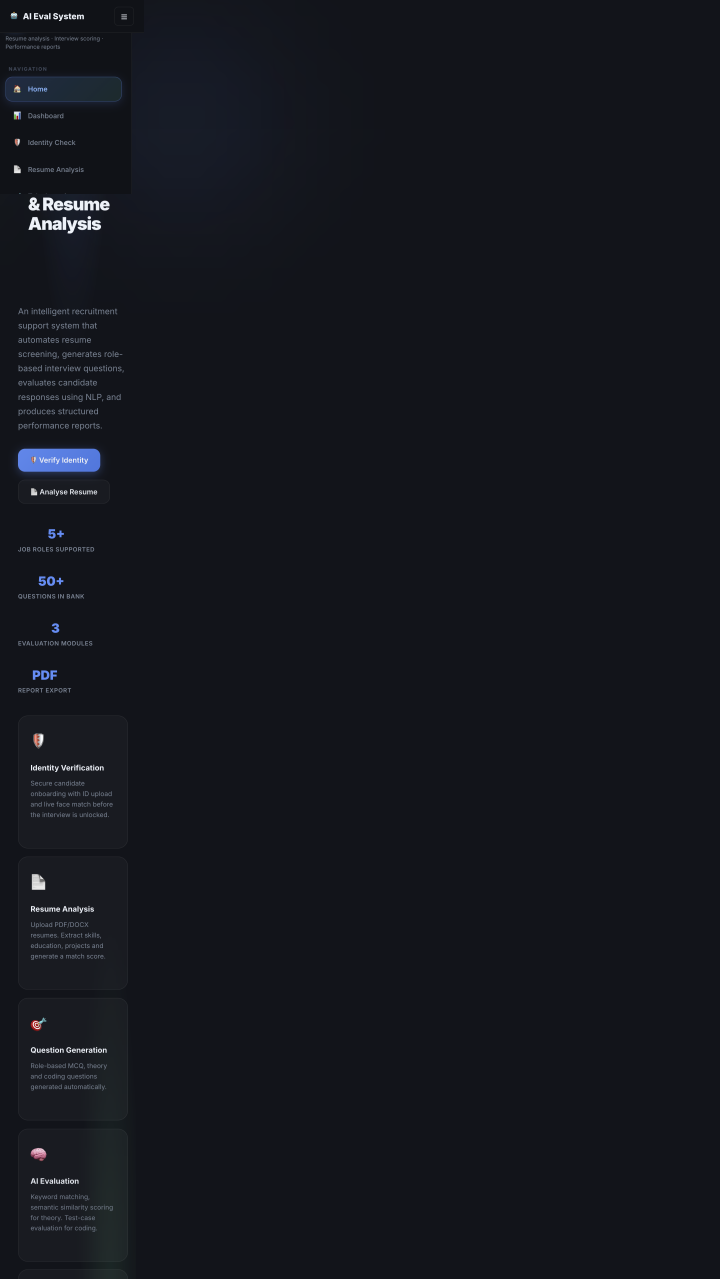
#> input picture reports/project_images/home.png, 2880 x 5116 px, found by its file name (shown at 1/4 size); the run also reads 1 picture not shown here
$ python generate_results_and_pdf.py
#> lines starting #> are read from the running program, lines starting #| are printed output that depends on the picture
#!/usr/bin/env python3
"""
Generate Results Section Output Image (6 screenshots with captions),
Complete Presentation PDF with all slide contents, and PPTX presentation.
"""

from pathlib import Path
import os
from PIL import Image as PILImage, ImageDraw, ImageFont, ImageFilter

ROOT = Path("/Users/viki/Final_Year_Project/reports")
IMG_DIR = ROOT / "project_images"
OUT_IMG_DIR = ROOT / "results_images"
OUT_IMG_DIR.mkdir(exist_ok=True, parents=True)

# 1. 6 Key result screenshots specification
RESULTS_ITEMS = [
    {
        "file": "home.png",
        "out_name": "result_1_home_landing.png",
        "title": "1. Portal Landing Page",
        "caption": "Candidate & Recruiter portal entry with feature overview and role navigation.",
    },
    {
        "file": "resume_analysis.png",
        "out_name": "result_2_resume_analysis.png",
        "title": "2. Resume Analysis & Skill Extraction",
        "caption": "Automated text parsing, skill detection, and job-match score calculation.",
    },
    {
        "file": "verification.png",
        "out_name": "result_3_identity_verification.png",
        "title": "3. Biometric ID Verification",
        "caption": "Candidate ID document upload and live selfie facial comparison.",
    },
    {
        "file": "interview.png",
        "out_name": "result_4_interview_evaluation.png",
        "title": "4. AI Interactive Interview",
        "caption": "Real-time technical MCQ, conceptual theory, and code evaluation interface.",
    },
    {
        "file": "recruiter_dashboard.png",
        "out_name": "result_5_recruiter_dashboard.png",
        "title": "5. Recruiter Analytics Dashboard",
        "caption": "Candidate performance rankings, analytics metrics, and leaderboard.",
    },
    {
        "file": "reports.png",
        "out_name": "result_6_evaluation_reports.png",
        "title": "6. AI Evaluation Report",
        "caption": "Multi-dimensional score breakdown, structured hiring insights, and PDF export.",
    },
]

def generate_individual_and_composite_results():
    print("Generating Individual Result Images & Composite Results Section Slide...")

    # Load fonts
    font_bold_title = ImageFont.truetype("/System/Library/Fonts/Supplemental/Arial.ttf", 46)
    font_sub = ImageFont.truetype("/System/Library/Fonts/Supplemental/Arial.ttf", 26)
    font_card_title = ImageFont.truetype("/System/Library/Fonts/Supplemental/Arial.ttf", 24)
    font_caption = ImageFont.truetype("/System/Library/Fonts/Supplemental/Arial.ttf", 18)

    # Canvas for 16:9 high-res slide (2400 x 1350)
    canvas_w, canvas_h = 2400, 1350
    slide = PILImage.new("RGB", (canvas_w, canvas_h), "#0f172a") # Elegant Dark Slate Navy
    draw = ImageDraw.Draw(slide)

    # Top Header Banner
    draw.rectangle([0, 0, canvas_w, 140], fill="#1e293b")
    draw.rectangle([0, 136, canvas_w, 140], fill="#3b82f6") # Blue accent line

    draw.text((60, 28), "Results and Discussion", font=font_bold_title, fill="#ffffff")
    draw.text((60, 88), "Key System Snapshots: Working Interface, AI Output & Evaluation Reports", font=font_sub, fill="#94a3b8")

    # 3 columns x 2 rows
    cols = 3
    rows = 2

    margin_x = 60
    margin_top = 170
    gap_x = 40
    gap_y = 35

    card_w = (canvas_w - (2 * margin_x) - ((cols - 1) * gap_x)) // cols  # ~733 px
    card_h = (canvas_h - margin_top - 40 - ((rows - 1) * gap_y)) // rows # ~552 px

    for i, item in enumerate(RESULTS_ITEMS):
        c = i % cols
        r = i // cols

        x = margin_x + c * (card_w + gap_x)
        y = margin_top + r * (card_h + gap_y)

        # Load source screenshot
        src_path = IMG_DIR / item["file"]
        if src_path.exists():
            orig_img = PILImage.open(src_path)

            # Save individual processed image with nice styling
            indiv_w, indiv_h = 1600, 1000
            indiv = PILImage.new("RGB", (indiv_w, indiv_h), "#ffffff")
            indiv_draw = ImageDraw.Draw(indiv)

            # Header on individual image
            indiv_draw.rectangle([0, 0, indiv_w, 80], fill="#1e293b")
            f_indiv_title = ImageFont.truetype("/System/Library/Fonts/Supplemental/Arial.ttf", 32)
            f_indiv_sub = ImageFont.truetype("/System/Library/Fonts/Supplemental/Arial.ttf", 22)
            indiv_draw.text((30, 24), item["title"], font=f_indiv_title, fill="#ffffff")

            # Fit image into indiv
            img_area_h = indiv_h - 140
            orig_aspect = orig_img.width / orig_img.height
            target_aspect = indiv_w / img_area_h

            if orig_aspect > target_aspect:
                scaled_w = indiv_w - 40
                scaled_h = int(scaled_w / orig_aspect)
            else:
                scaled_h = img_area_h - 20
                scaled_w = int(scaled_h * orig_aspect)

            resized_indiv = orig_img.resize((scaled_w, scaled_h), PILImage.Resampling.LANCZOS)
            paste_x = (indiv_w - scaled_w) // 2
            paste_y = 80 + (img_area_h - scaled_h) // 2
            indiv.paste(resized_indiv, (paste_x, paste_y))

            # Caption on indiv bottom
            indiv_draw.rectangle([0, indiv_h - 60, indiv_w, indiv_h], fill="#f8fafc")
            indiv_draw.line([0, indiv_h - 60, indiv_w, indiv_h - 60], fill="#e2e8f0", width=2)
            indiv_draw.text((30, indiv_h - 42), item["caption"], font=f_indiv_sub, fill="#334155")

            indiv.save(OUT_IMG_DIR / item["out_name"])

            # Prepare card for composite slide
            # Card background
            draw.rounded_rectangle([x, y, x + card_w, y + card_h], radius=14, fill="#1e293b", outline="#334155", width=2)

            # Card Title Header
            draw.rectangle([x, y, x + card_w, y + 48], fill="#0f172a")
            draw.text((x + 16, y + 12), item["title"], font=font_card_title, fill="#38bdf8")

            # Image area
            img_box_h = card_h - 110
            img_box_w = card_w - 20

            # Fit screenshot inside card
            orig_crop = orig_img
            # For home page (which is very tall 5116px), crop upper impactful section
            if item["file"] == "home.png":
                crop_h = int(orig_img.width * (10 / 16))
                orig_crop = orig_img.crop((0, 0, orig_img.width, min(crop_h + 300, orig_img.height)))

            c_aspect = orig_crop.width / orig_crop.height
            box_aspect = img_box_w / img_box_h

            if c_aspect > box_aspect:
                target_w = img_box_w
                target_h = int(img_box_w / c_aspect)
            else:
                target_h = img_box_h
                target_w = int(img_box_h * c_aspect)

            scaled_card_img = orig_crop.resize((target_w, target_h), PILImage.Resampling.LANCZOS)
            img_x = x + (card_w - target_w) // 2
            img_y = y + 54 + (img_box_h - target_h) // 2

            slide.paste(scaled_card_img, (img_x, img_y))
            # Border around screenshot inside card
            draw.rectangle([img_x, img_y, img_x + target_w, img_y + target_h], outline="#475569", width=1)

            # Caption bottom
            caption_y = y + card_h - 52
            draw.rectangle([x, caption_y, x + card_w, y + card_h], fill="#0f172a")
            draw.text((x + 14, caption_y + 14), item["caption"], font=font_caption, fill="#cbd5e1")
#> this loop made 6 passes
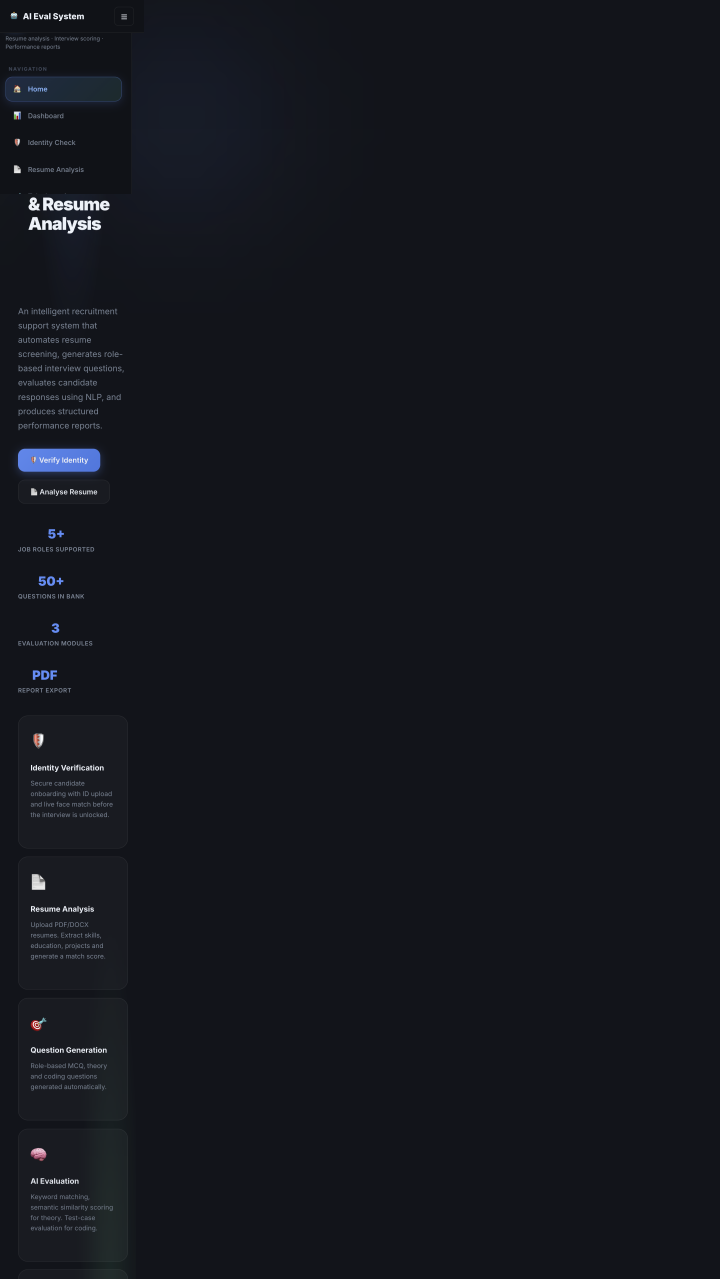
#> input picture reports/project_images/home.png, 2880 x 5116 px, found by its file name (shown at 1/4 size)
#> pass 1, in generate_individual_and_composite_results, `indiv.save(OUT_IMG_DIR / item["out_name"])`:
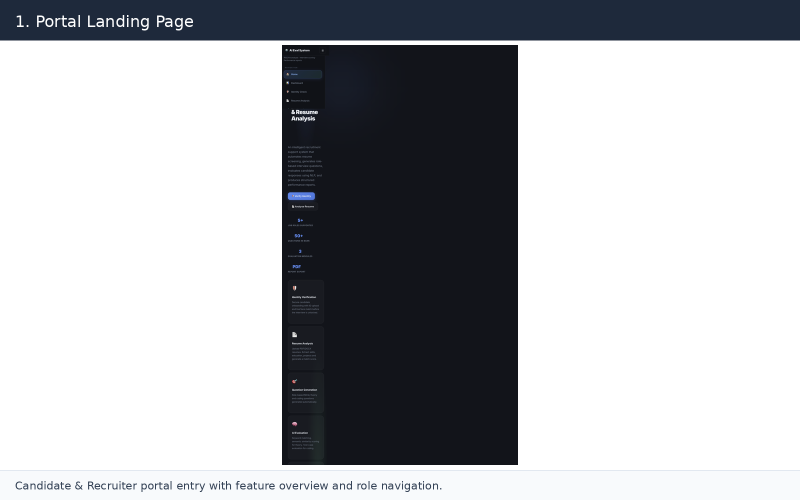
#> saved as result_1_home_landing.png: PIL image 1600x1000 RGB (shown at 1/2 size); mean R, G, B 177.9, 179.5, 182.7
#> pass 1, in generate_individual_and_composite_results, `orig_crop = orig_img.crop((0, 0, orig_img.width, min(crop_h + 300, ori..`:
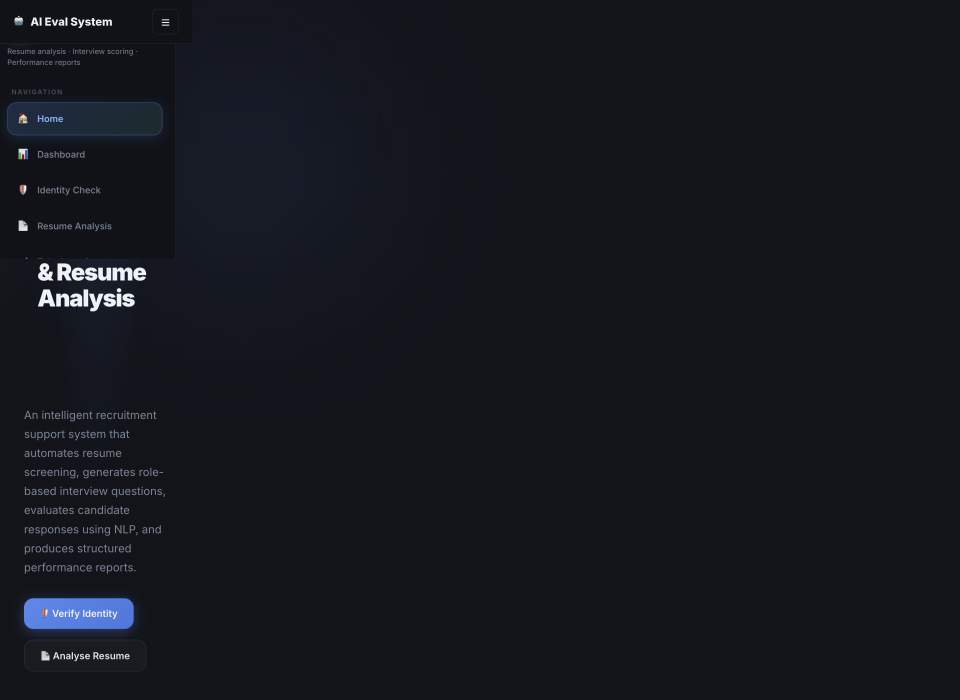
#> orig_crop: PIL image 2880x2100 RGB (shown at 1/3 size); mean R, G, B 20.3, 22.8, 29.9
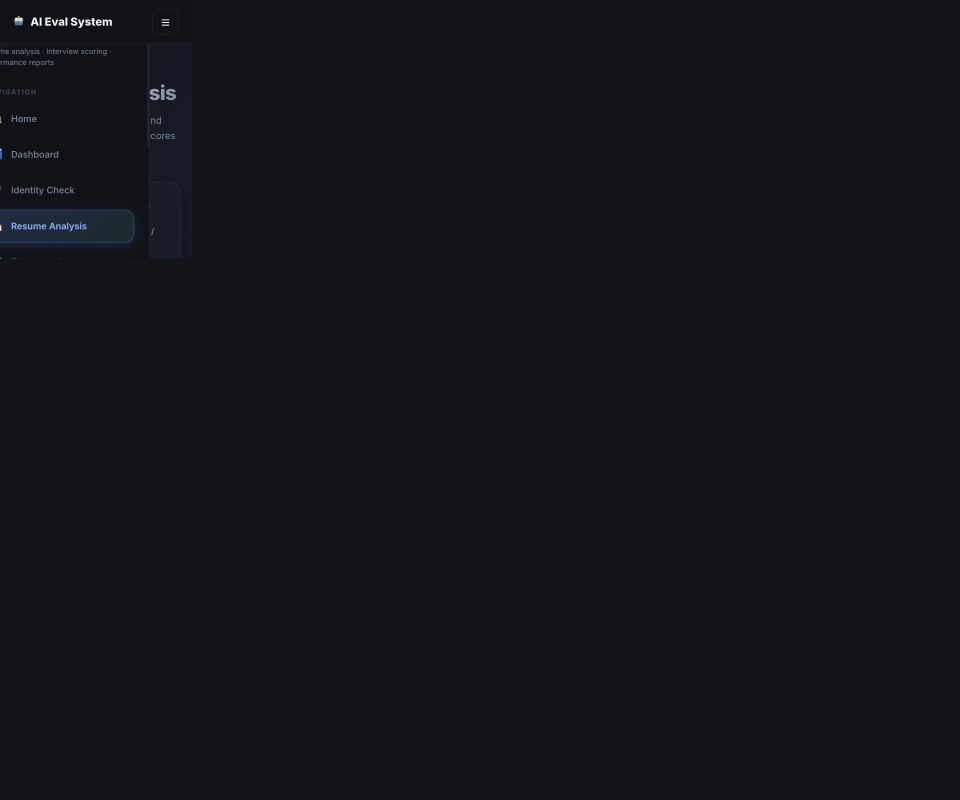
#> input picture reports/project_images/resume_analysis.png, 2880 x 2400 px, found by its file name (shown at 1/3 size)
#> after the loop:
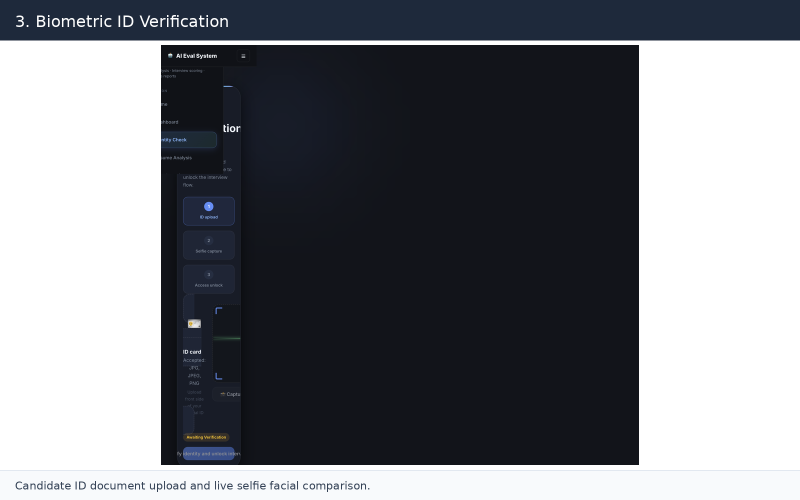
#> indiv: PIL image 1600x1000 RGB (shown at 1/2 size); mean R, G, B 118.3, 120.6, 125.7
#> after the loop:
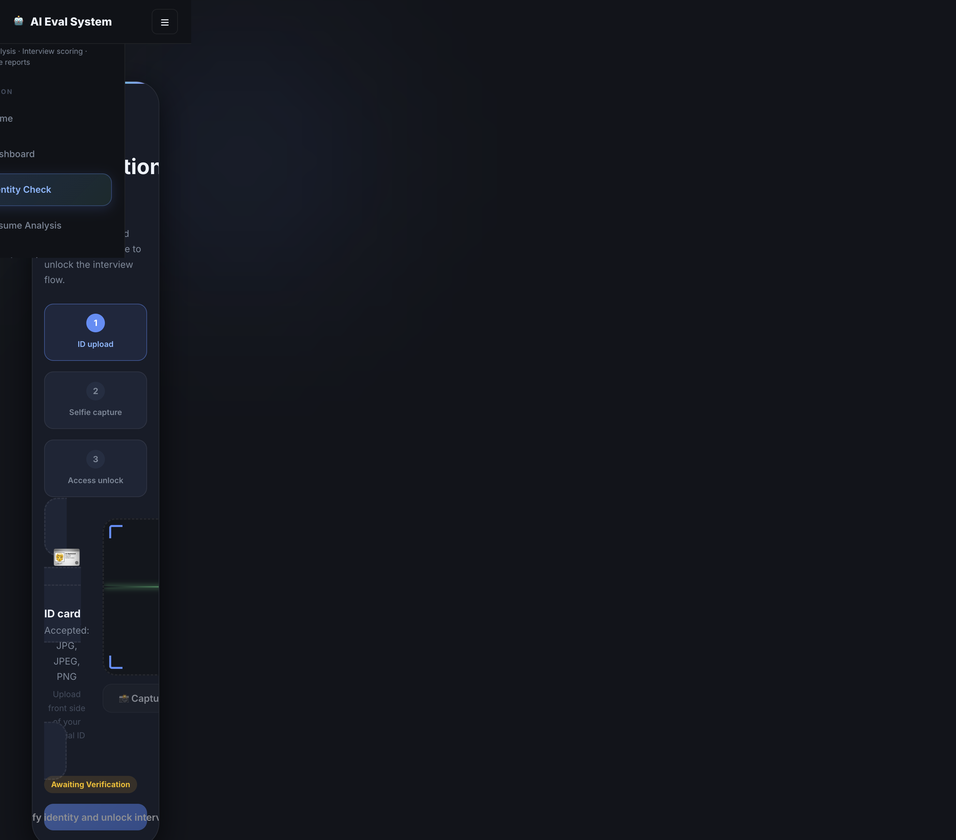
#> resized_indiv: PIL image 956x840 RGB; mean R, G, B 19.8, 22.3, 29.4
#> after the loop:
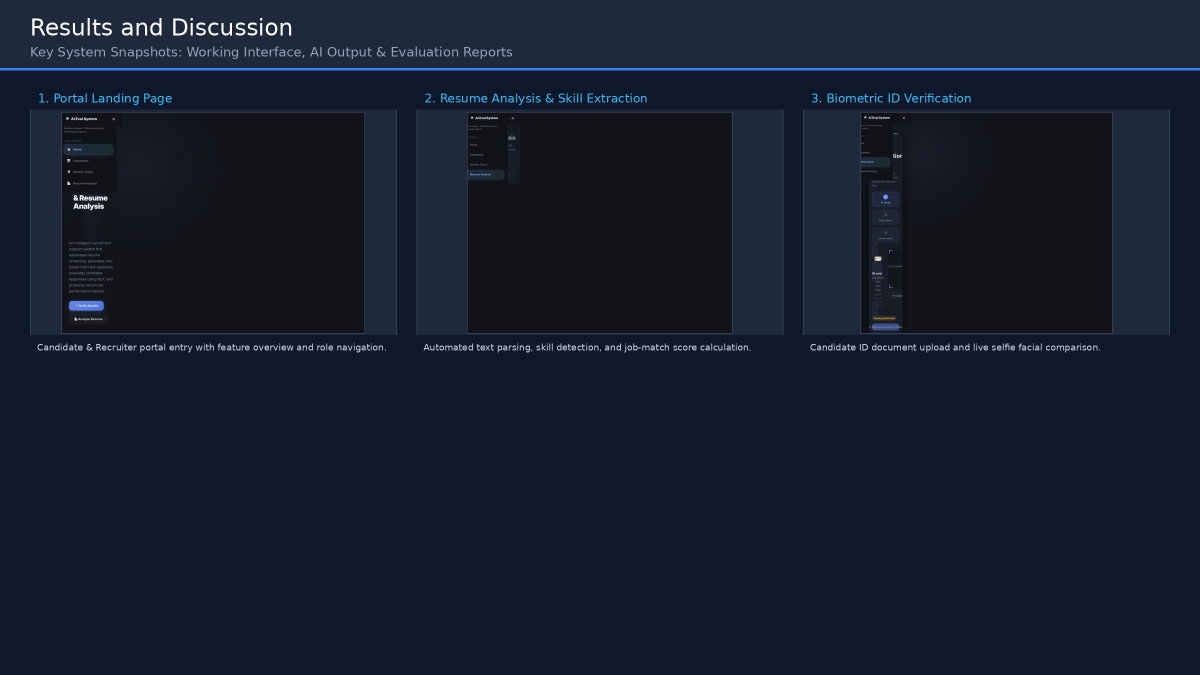
#> slide: PIL image 2400x1350 RGB (shown at 1/2 size); mean R, G, B 20.1, 27.8, 44.3

    # Save high-res composite slide images
    out_composite_path = ROOT / "results_section_output.png"
    out_slide_path = ROOT / "results_section_slide.png"
    slide.save(out_composite_path, quality=95)
    slide.save(out_slide_path, quality=95)
    print(f"Saved Results Section Output to: {out_composite_path}")

if __name__ == "__main__":
    generate_individual_and_composite_results()
